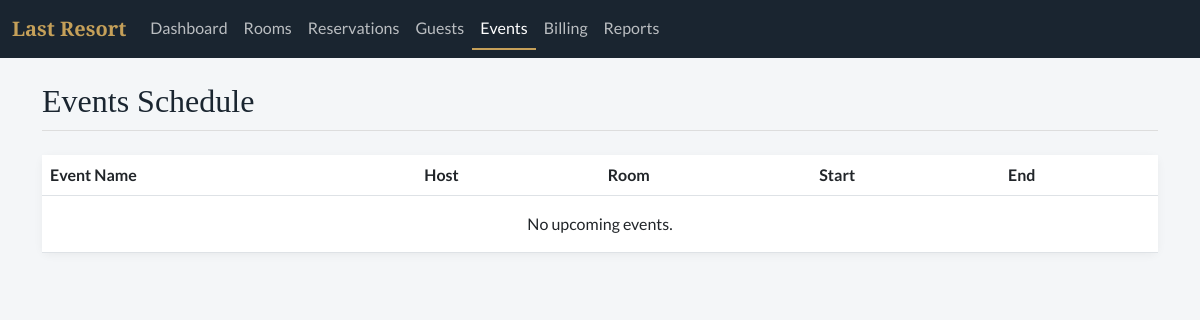
The page /events on the database as committed earlier.
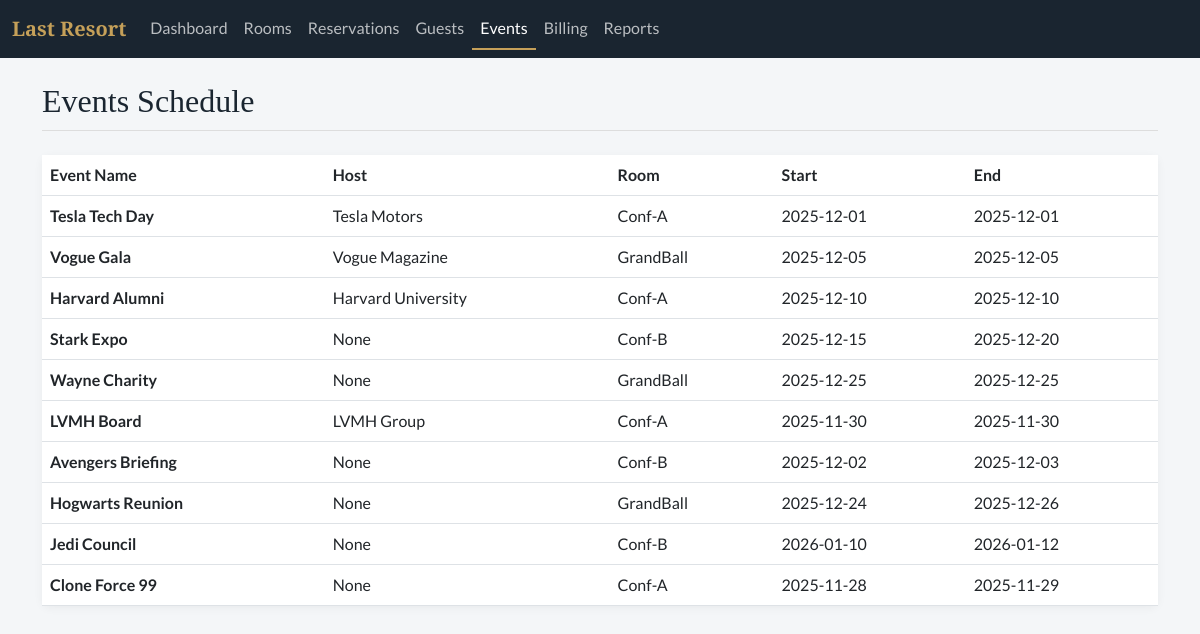
The same page on the database as committed later.
### tables this page shows
CREATE TABLE event (
    eventId INTEGER PRIMARY KEY,
    name TEXT,
    description TEXT,
    startDate DATETIME,
    endDate DATETIME,
    partyId INTEGER,
    roomId INTEGER,
    FOREIGN KEY(partyId) REFERENCES party(partyId),
    FOREIGN KEY(roomId) REFERENCES room(roomId)
);

CREATE TABLE organization (
    partyId INTEGER PRIMARY KEY,
    orgName TEXT,
    contactName TEXT,
    FOREIGN KEY(partyId) REFERENCES party(partyId)
);

CREATE TABLE room (
    roomId INTEGER PRIMARY KEY,
    floorId INTEGER,
    roomNumber TEXT,
    baseRate REAL,
    currentStatus TEXT, -- Clean, Dirty, Occupied, OOO
    isSmokingRoom BOOLEAN,
    FOREIGN KEY(floorId) REFERENCES floor(floorId)
);

### app.py (the view)
@app.route('/events')
def events():
    db = get_db()
    events_list = db.execute("""
        SELECT e.name, e.description, e.startDate, e.endDate, r.roomNumber, o.orgName
        FROM event e
        LEFT JOIN room r ON e.roomId = r.roomId
        LEFT JOIN organization o ON e.partyId = o.partyId
    """).fetchall()
    return render_template('events.html', events=events_list, active_page='events')

### app.py (called while the page is built)
def get_db():
    db = getattr(g, '_database', None)
    if db is None:
        db = g._database = sqlite3.connect(DATABASE)
        db.row_factory = sqlite3.Row
    return db

@app.teardown_appcontext
def close_connection(exception):
    db = getattr(g, '_database', None)
    if db is not None:
        db.close()

### templates/events.html
{% extends "base.html" %}
{% block content %}
<h2>Events Schedule</h2>
<div class="card mt-4">
    <table class="table mb-0">
        <thead class="bg-dark-blue text-white"><tr><th>Event Name</th><th>Host</th><th>Room</th><th>Start</th><th>End</th></tr></thead>
        <tbody>
            {% for e in events %}
            <tr>
                <td><strong>{{ e.name }}</strong></td>
                <td>{{ e.orgName }}</td>
                <td>{{ e.roomNumber }}</td>
                <td>{{ e.startDate }}</td>
                <td>{{ e.endDate }}</td>
            </tr>
            {% else %}
            <tr><td colspan="5" class="text-center p-3">No upcoming events.</td></tr>
            {% endfor %}
        </tbody>
    </table>
</div>
{% endblock %}

### templates/base.html (shortened to what this page needs)
<!DOCTYPE html>
<html lang="en">
<head>
    <link href="https://cdn.jsdelivr.net/npm/bootstrap@5.3.0/dist/css/bootstrap.min.css" rel="stylesheet">
    <link rel="stylesheet" href="{{ url_for('static', filename='css/style.css') }}">
</head>
<body>
    <nav class="navbar navbar-expand-lg navbar-dark bg-dark-blue sticky-top">
        <div class="container-fluid">
            <a class="navbar-brand" href="/">Last Resort</a>
            <div class="collapse navbar-collapse" id="navbarNav">
                <ul class="navbar-nav me-auto">
                    <li class="nav-item"><a class="nav-link {% if active_page=='dashboard' %}active{% endif %}" href="/">Dashboard</a></li>
                    <li class="nav-item"><a class="nav-link {% if active_page=='rooms' %}active{% endif %}" href="/rooms">Rooms</a></li>
                    <li class="nav-item"><a class="nav-link {% if active_page=='reservations' %}active{% endif %}" href="/reservations">Reservations</a></li>
                    <li class="nav-item"><a class="nav-link {% if active_page=='parties' %}active{% endif %}" href="/parties">Guests</a></li>
                    <li class="nav-item"><a class="nav-link {% if active_page=='events' %}active{% endif %}" href="/events">Events</a></li>
                    <li class="nav-item"><a class="nav-link {% if active_page=='billing' %}active{% endif %}" href="/billing">Billing</a></li>
                    <li class="nav-item"><a class="nav-link {% if active_page=='reports' %}active{% endif %}" href="/reports">Reports</a></li>
                </ul>
            </div>
        </div>
    </nav>
    <div class="container mt-4 mb-5">
        {% block content %}{% endblock %}
    </div>
</body>
</html>

### static/css/style.css (style rules this page uses)
:root { --primary-navy: #1a2530; --secondary-gold: #c5a059; --bg-light: #f4f6f8; --text-dark: #2c3e50; --clean-green: #2ecc71; --dirty-red: #e74c3c; --occupied-blue: #3498db; }
body { font-family: 'Lato', 'Segoe UI', sans-serif; background-color: var(--bg-light); color: var(--text-dark); }
.bg-dark-blue { background-color: var(--primary-navy) !important; }
.navbar-brand { font-family: 'Playfair Display', serif; font-weight: 700; color: var(--secondary-gold) !important; }
.nav-link { color: rgba(255,255,255,0.7) !important; font-weight: 500; }
.nav-link.active { color: #fff !important; border-bottom: 2px solid var(--secondary-gold); }
.card { border: none; border-radius: 8px; box-shadow: 0 2px 10px rgba(0,0,0,0.05); }
h2 { font-family: 'Playfair Display', serif; color: var(--primary-navy); margin-bottom: 20px; border-bottom: 1px solid #ddd; padding-bottom: 10px; }

Rows that differ between the two databases and show on the page:
added event: name "Tesla Tech Day", orgName "Tesla Motors", roomNumber "Conf-A", startDate "2025-12-01", endDate "2025-12-01"
added event: name "Vogue Gala", orgName "Vogue Magazine", roomNumber "GrandBall", startDate "2025-12-05", endDate "2025-12-05"
added event: name "Harvard Alumni", orgName "Harvard University", roomNumber "Conf-A", startDate "2025-12-10", endDate "2025-12-10"
added event: name "Stark Expo", orgName "None", roomNumber "Conf-B", startDate "2025-12-15", endDate "2025-12-20"
added event: name "Wayne Charity", orgName "None", roomNumber "GrandBall", startDate "2025-12-25", endDate "2025-12-25"
added event: name "LVMH Board", orgName "LVMH Group", roomNumber "Conf-A", startDate "2025-11-30", endDate "2025-11-30"
added event: name "Avengers Briefing", orgName "None", roomNumber "Conf-B", startDate "2025-12-02", endDate "2025-12-03"
added event: name "Hogwarts Reunion", orgName "None", roomNumber "GrandBall", startDate "2025-12-24", endDate "2025-12-26"
added event: name "Jedi Council", orgName "None", roomNumber "Conf-B", startDate "2026-01-10", endDate "2026-01-12"
added event: name "Clone Force 99", orgName "None", roomNumber "Conf-A", startDate "2025-11-28", endDate "2025-11-29"
Other text that changed with them:
text no longer shown: "No upcoming events."
